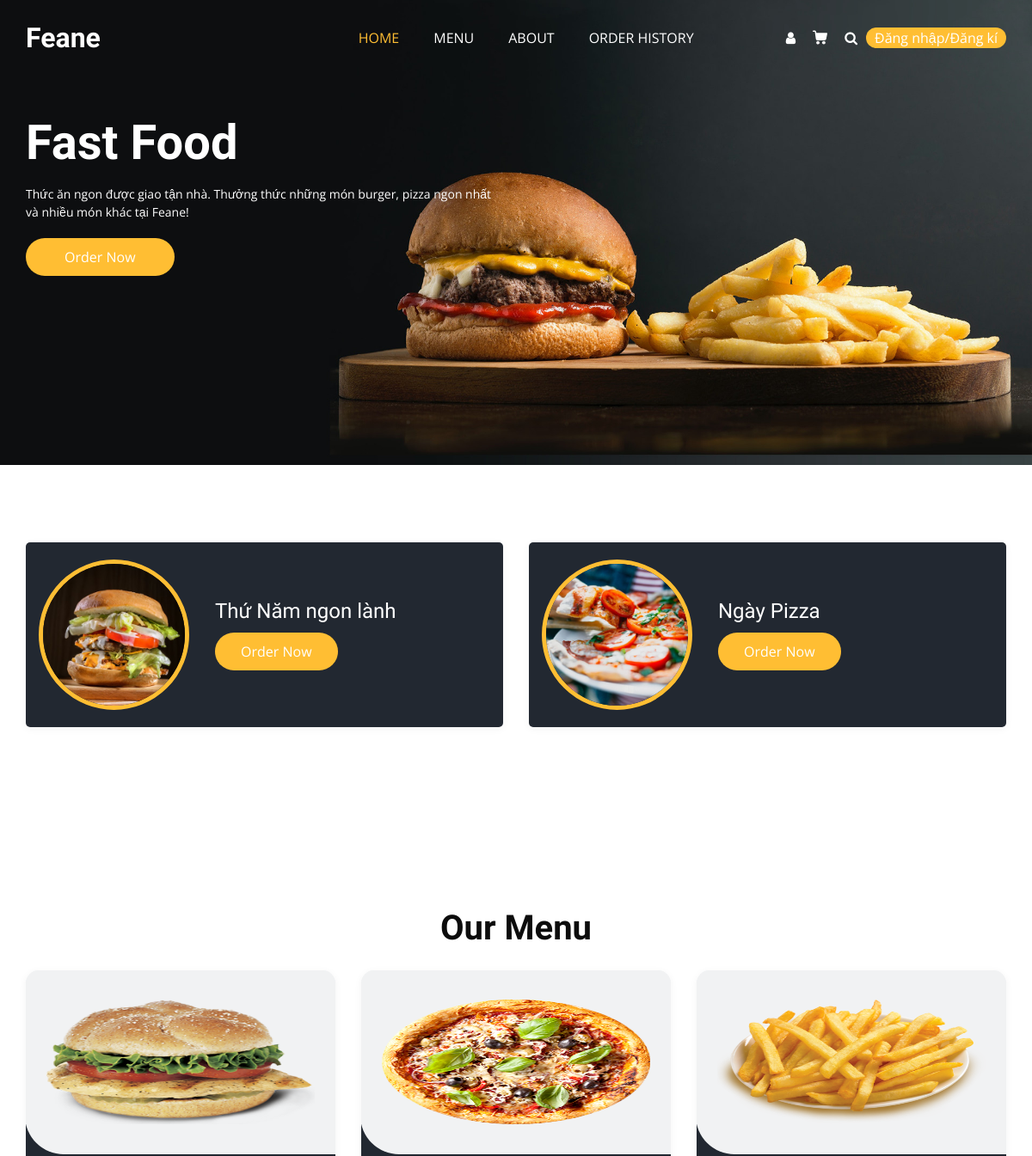
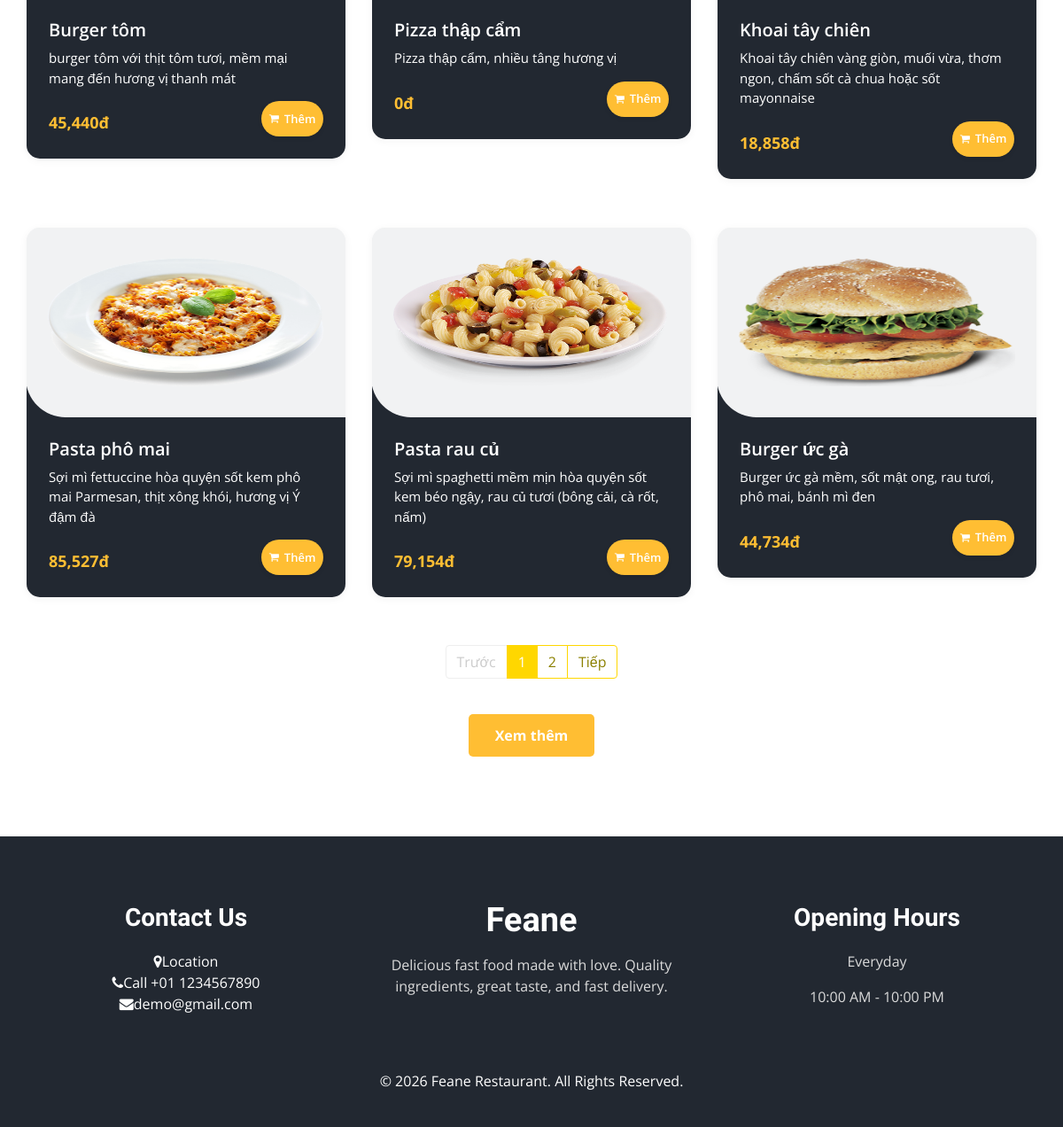
The page / on the database its author committed (2 pictures, top to bottom).
### tables this page shows
CREATE TABLE `products` (
  `id` int(11) NOT NULL,
  `code` varchar(20) NOT NULL,
  `name` varchar(200) NOT NULL,
  `category_id` int(11) NOT NULL,
  `description` text DEFAULT NULL,
  `image` varchar(255) DEFAULT NULL,
  `cost_price` decimal(10,2) NOT NULL,
  `selling_price` decimal(10,2) NOT NULL,
  `stock_quantity` int(11) DEFAULT 0,
  `status` enum('active','inactive') DEFAULT 'active',
  `created_at` timestamp NOT NULL DEFAULT current_timestamp(),
  `updated_at` timestamp NOT NULL DEFAULT current_timestamp() ON UPDATE current_timestamp(),
  `profit_percentage` int(11) DEFAULT NULL
);

### index.php (the view, shortened to what this page needs)
<?php
require_once 'includes/db_connection.php';
$user_info = null;
$limit = 6;
$offset = 0;
$stmt = $pdo->prepare("SELECT p.id, p.name, p.description, p.image, p.cost_price, p.profit_percentage,
                              (p.cost_price * (1 + p.profit_percentage/100)) AS selling_price
                       FROM products p
                       WHERE p.status = 'active'
                       ORDER BY p.id DESC
                       LIMIT ? OFFSET ?");
$stmt->bindParam(1, $limit, PDO::PARAM_INT);
$stmt->bindParam(2, $offset, PDO::PARAM_INT);
$stmt->execute();
$featured = $stmt->fetchAll();
$is_logged_in = isset($_SESSION['user_id']);
?>
<!DOCTYPE html>
<html>
<head>
  <link rel="stylesheet" type="text/css" href="css/bootstrap.css" />
  <link rel="stylesheet" type="text/css" href="https://cdnjs.cloudflare.com/ajax/libs/OwlCarousel2/2.3.4/assets/owl.carousel.min.css" />
  <link rel="stylesheet" href="https://cdnjs.cloudflare.com/ajax/libs/jquery-nice-select/1.1.0/css/nice-select.min.css" />
  <link href="css/font-awesome.min.css" rel="stylesheet" />
  <link href="css/style.css" rel="stylesheet" />
  <link href="css/responsive.css" rel="stylesheet" />
</head>
<body>
<div class="hero_area">
  <div class="bg-box"><img src="images/hero-bg.jpg" alt=""></div>
  <header class="header_section">
    <div class="container">
      <nav class="navbar navbar-expand-lg custom_nav-container">
        <a class="navbar-brand" href="index.php"><span>Feane</span></a>
        <div class="collapse navbar-collapse" id="navbarSupportedContent">
          <ul class="navbar-nav mx-auto">
            <li class="nav-item active"><a class="nav-link" href="index.php">Home</a></li>
            <li class="nav-item"><a class="nav-link" href="menu.php">Menu</a></li>
            <li class="nav-item"><a class="nav-link" href="about.php">About</a></li>
            <li class="nav-item">
              <?php if (isset($_SESSION['user_id'])): ?>
                <a class="nav-link" href="order_history.php">Order History</a>
              <?php else: ?>
                <a class="nav-link" href="user/login.php">Order History</a>
              <?php endif; ?>
            </li>
          </ul>
          <div class="user_option">
            <?php if (isset($_SESSION['user_id']) && $user_info): ?>
              <div class="user-dropdown">
                <button class="user-dropdown-btn" id="userDropdownBtn">
                  <div class="user-icon">
                    <?= strtoupper(substr($user_info['full_name'] ?? $user_info['username'], 0, 1)) ?>
                  </div>
                  <span class="user-name">
                    <?= htmlspecialchars($user_info['full_name'] ?: $user_info['username']) ?>
                  </span>
                  <i class="fa fa-chevron-down" style="color: white; font-size: 12px;"></i>
                </button>
                <div class="dropdown-menu-custom" id="userDropdownMenu">
                  <div class="dropdown-header">
                    <div class="dropdown-header-icon">
                      <?= strtoupper(substr($user_info['full_name'] ?? $user_info['username'], 0, 1)) ?>
                    </div>
                    <div class="dropdown-header-info">
                      <h6><?= htmlspecialchars($user_info['full_name'] ?: $user_info['username']) ?></h6>
                      <p><?= htmlspecialchars($user_info['email']) ?></p>
                      <?php if ($user_info['role'] === 'admin'): ?>
                        <span class="role-badge">Quản trị viên</span>
                      <?php endif; ?>
                    </div>
                  </div>
                  <a href="user/profile.php" class="dropdown-item-custom">
                    <i class="fa fa-user"></i>
                    <span>Thông tin tài khoản</span>
                  </a>
                  <div class="dropdown-divider"></div>
                </div>
              </div>
            <?php else: ?>
              <a href="user/login.php" class="user_link">
                <i class="fa fa-user" aria-hidden="true"></i>
              </a>
            <?php endif; ?>
            <a class="cart_link" href="cart.php">
            </a>
            <a href="search.php" class="btn nav_search-btn">
              <i class="fa fa-search" aria-hidden="true"></i>
            </a>
            <div class="order_online">
              <?php if (isset($_SESSION['user_id'])): ?>
                <a href="user/logout.php" style="color: white;">Đăng xuất</a>
              <?php else: ?>
                <a href="user/login.php" style="color: white;">Đăng nhập/Đăng kí</a>
              <?php endif; ?>
            </div>
          </div>
        </div>
      </nav>
    </div>
  </header>
  <section class="slider_section">
    <div id="customCarousel1" class="carousel slide" data-ride="carousel">
      <div class="carousel-inner">
        <div class="carousel-item active">
          <div class="container">
            <div class="row">
              <div class="col-md-7 col-lg-6">
                <div class="detail-box">
                  <h1>Fast Food</h1>
                  <p>
                    Thức ăn ngon được giao tận nhà. Thưởng thức những món burger, pizza ngon nhất và nhiều món khác tại Feane!
                  </p>
                  <div class="btn-box">
                    <a href="<?= isset($_SESSION['user_id']) ? 'menu.php' : 'user/login.php' ?>" class="btn1">Order Now</a>
                  </div>
                </div>
              </div>
            </div>
          </div>
        </div>
      </div>
    </div>
  </section>
</div>
<div class="main-content">
  <section class="offer_section layout_padding-bottom">
    <div class="offer_container">
      <div class="container">
        <div class="row">
          <div class="col-md-6">
            <div class="box">
              <div class="img-box"><img src="images/o1.jpg" alt=""></div>
              <div class="detail-box">
                <h5>Thứ Năm ngon lành</h5>
                <a href="<?= isset($_SESSION['user_id']) ? 'menu.php' : 'user/login.php' ?>">Order Now</a>
              </div>
            </div>
          </div>
          <div class="col-md-6">
            <div class="box">
              <div class="img-box"><img src="images/o2.jpg" alt=""></div>
              <div class="detail-box">
                <h5>Ngày Pizza</h5>
                <a href="<?= isset($_SESSION['user_id']) ? 'menu.php' : 'user/login.php' ?>">Order Now</a>
              </div>
            </div>
          </div>
        </div>
      </div>
    </div>
  </section>
  <section class="food_section layout_padding">
    <div class="container">
      <div class="heading_container heading_center">
        <h2>Our Menu</h2>
      </div>
      <div class="filters-content">
        <div class="row grid" id="product-grid">
          <?php if (empty($featured)): ?>
            <div class="col-12 text-center">Chưa có sản phẩm nào.</div>
          <?php else: ?>
            <?php foreach ($featured as $prod): ?>
              <div class="col-sm-6 col-lg-4">
                <div class="box">
                  <a href="product_detail.php?id=<?= $prod['id'] ?>">
                    <div class="img-box"><img src="<?= htmlspecialchars($prod['image']) ?>" alt="<?= htmlspecialchars($prod['name']) ?>"></div>
                  </a>
                  <div class="detail-box">
                    <h5><?= htmlspecialchars($prod['name']) ?></h5>
                    <p><?= htmlspecialchars($prod['description']) ?></p>
                    <div class="options">
                      <h6><?= number_format($prod['selling_price']) ?>đ</h6>
                      <?php if ($is_logged_in): ?>
                        <button class="add-to-cart-btn"
                                data-id="<?= $prod['id'] ?>"
                                data-name="<?= htmlspecialchars($prod['name']) ?>"
                                data-price="<?= $prod['selling_price'] ?>"
                                data-image="<?= htmlspecialchars($prod['image']) ?>">
                          <i class="fa fa-shopping-cart"></i> Thêm
                        </button>
                      <?php else: ?>
                        <a href="user/login.php" class="add-to-cart-btn">
                          <i class="fa fa-shopping-cart"></i> Thêm
                        </a>
                      <?php endif; ?>
                    </div>
                  </div>
                </div>
              </div>
            <?php endforeach; ?>
          <?php endif; ?>
        </div>
      </div>
      <div id="pagination-container"></div>
      <div class="view-more-container">
        <a href="menu.php" class="btn-view-more">Xem thêm</a>
      </div>
    </div>
  </section>
</div>
<footer class="footer_section">
  <div class="container">
    <div class="row">
      <div class="col-md-4 footer-col">
        <div class="footer_contact">
          <h4>Contact Us</h4>
          <div class="contact_link_box">
            <div><i class="fa fa-map-marker"></i><span>Location</span></div>
            <div><i class="fa fa-phone"></i><span>Call +01 1234567890</span></div>
            <div><i class="fa fa-envelope"></i><span>demo@gmail.com</span></div>
          </div>
        </div>
      </div>
      <div class="col-md-4 footer-col">
        <div class="footer_detail">
          <a href="" class="footer-logo">Feane</a>
          <p>Delicious fast food made with love. Quality ingredients, great taste, and fast delivery.</p>
        </div>
      </div>
      <div class="col-md-4 footer-col">
        <h4>Opening Hours</h4>
        <p>Everyday</p>
        <p>10:00 AM - 10:00 PM</p>
      </div>
    </div>
    <div class="footer-info">
      <p>&copy; <span id="displayYear"></span> Feane Restaurant. All Rights Reserved.</p>
    </div>
  </div>
</footer>
</body>
</html>

### css/responsive.css (style rules this page uses)
@media (min-width: 1200px) { .container { max-width: 1170px; } }

### index.php (style rules this page uses)
.hero_area { min-height: auto !important; }
.view-more-container { display: flex; justify-content: center; margin-top: 40px; }
.btn-view-more { background-color: #ffbe33; color: white; padding: 12px 30px; border-radius: 5px; text-decoration: none; font-weight: bold; transition: all 0.3s; }
#product-grid { transition: opacity 0.4s ease; }
.cart_link { position: relative; }
.add-to-cart-btn { background: #ffbe33; border: none; cursor: pointer; padding: 8px 18px; border-radius: 25px; transition: all 0.3s ease; display: inline-flex; align-items: center; justify-content: center; gap: 6px; color: #ffffff; font-weight: 600; font-size: 13px; text-decoration: none; font-family: inherit; line-height: 1; box-shadow: 0 2px 5px rgba(0,0,0,0.1); min-width: 70px; }
.add-to-cart-btn i { font-size: 12px; color: #ffffff; }
.box .options .add-to-cart-btn, .box .options button.add-to-cart-btn, .box .options a.add-to-cart-btn { background: #ffbe33 !important; border: none !important; padding: 8px 18px !important; border-radius: 25px !important; display: inline-flex !important; align-items: center !important; gap: 6px !important; color: #ffffff !important; font-weight: 600 !important; font-size: 13px !important; text-decoration: none !important; font-family: inherit !important; cursor: pointer !important; min-width: 70px !important; box-shadow: 0 2px 5px rgba(0,0,0,0.1) !important; }
.box .options .add-to-cart-btn i, .box .options button.add-to-cart-btn i, .box .options a.add-to-cart-btn i { font-size: 12px !important; color: #ffffff !important; }
.box { margin-bottom: 30px; transition: all 0.3s; border-radius: 10px; overflow: hidden; box-shadow: 0 2px 10px rgba(0,0,0,0.05); }
.box .img-box img { width: 100%; transition: transform 0.3s; }
.box .detail-box { padding: 15px; }
.box .options { display: flex; justify-content: space-between; align-items: center; margin-top: 15px; }
.box .options h6 { color: #ffbe33; font-weight: bold; font-size: 18px; margin: 0; }
.detail-box p { color: white !important; line-height: 1.5; margin-bottom: 10px; font-size: 14px; }

### rows shown on the page
products: image (picture), name "Burger tôm", description "burger tôm với thịt tôm tươi, mềm mại mang đến hương vị thanh mát", selling_price "45,440"
products: image (picture), name "Pizza thập cẩm", description "Pizza thập cẩm, nhiều tâng hương vị", selling_price "0"
products: image (picture), name "Khoai tây chiên", description "Khoai tây chiên vàng giòn, muối vừa, thơm ngon, chấm sốt cà chua hoặc sốt mayonnaise", selling_price "18,858"
products: image (picture), name "Pasta phô mai", description "Sợi mì fettuccine hòa quyện sốt kem phô mai Parmesan, thịt xông khói, hương vị Ý đậm đà", selling_price "85,527"
products: image (picture), name "Pasta rau củ", description "Sợi mì spaghetti mềm mịn hòa quyện sốt kem béo ngậy, rau củ tươi (bông cải, cà rốt, nấm)", selling_price "79,154"
products: image (picture), name "Burger ức gà", description "Burger ức gà mềm, sốt mật ong, rau tươi, phô mai, bánh mì đen", selling_price "44,734"
